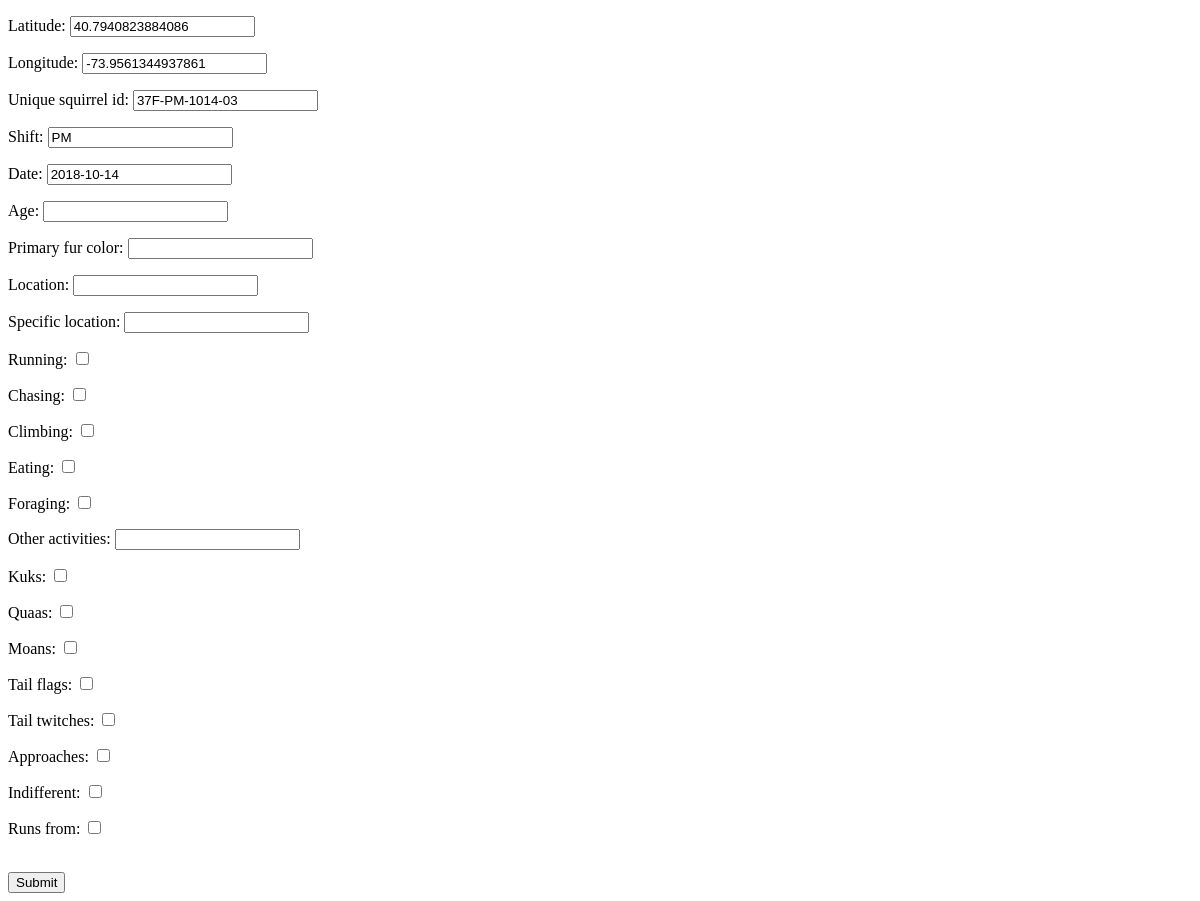
Before: /SquirrelTracker/sightings/3024/ with the older database file.
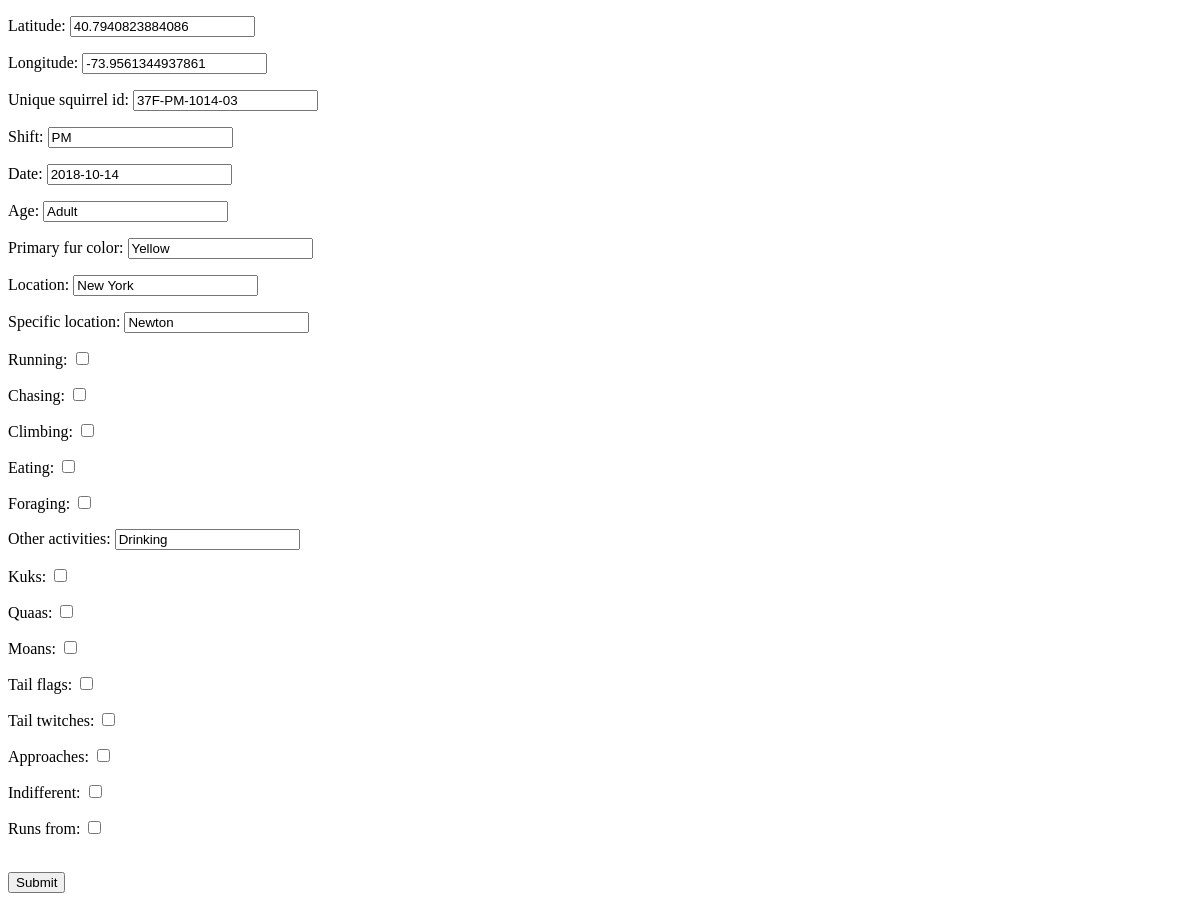
After: the same page with the newer database file.
### SquirrelTracker/models.py (models this page shows)
class Squirrel_Census(models.Model):
    latitude = models.FloatField()
    longitude = models.FloatField()
    unique_squirrel_id = models.CharField(max_length=100)
    shift = models.CharField(max_length=2)
    date = models.DateField(auto_now=False,auto_now_add=False)
    age = models.CharField(max_length=15)
    primary_fur_color = models.CharField(max_length=15)
    location = models.CharField(max_length=100)
    specific_location = models.CharField(max_length=100)
    running = models.BooleanField()
    chasing = models.BooleanField()
    climbing = models.BooleanField()
    eating = models.BooleanField()
    foraging = models.BooleanField()
    other_activities = models.CharField(max_length=100)
    kuks = models.BooleanField()
    quaas = models.BooleanField()
    moans = models.BooleanField()
    tail_flags = models.BooleanField()
    tail_twitches = models.BooleanField()
    approaches = models.BooleanField()
    indifferent = models.BooleanField()
    runs_from = models.BooleanField()

### SquirrelTracker/views.py (the view)
# urls.py: path('sightings/<int:squirrel_census_id>/', views.update, name='update'),
def update(request,squirrel_census_id):
    sighting = Squirrel_Census.objects.get(id=squirrel_census_id)
    if request.method == 'POST':
        form = SightingForm(request.POST,instance=sighting)
        if form.is_valid():
            form.save()
            return redirect(f'/SquirrelTracker/sightings/{squirrel_census_id}')
    else:
        form = SightingForm(instance=sighting)
    context = {
            'form': form,
    }
    return render(request, 'update.html', context)

### SquirrelTracker/forms.py
class SightingForm(ModelForm):
    class Meta:
        model = Squirrel_Census
        fields='__all__'

### SquirrelTracker/templates/SquirrelTracker/update.html (shortened to what this page needs)
<!doctype html>
<html>
  <body>
    <form method="post">
      {{ form.as_p }}
      <br>
      <input type="submit" name="Submit">
    </form>
  </body>
</html>

Changed rows visible on the page:
changed Squirrel_Census "37F-PM-1014-03": age (not shown) → "Adult"; primary_fur_color (not shown) → "Yellow"; location (not shown) → "New York"; specific_location (not shown) → "Newton"; other_activities (not shown) → "Drinking"
